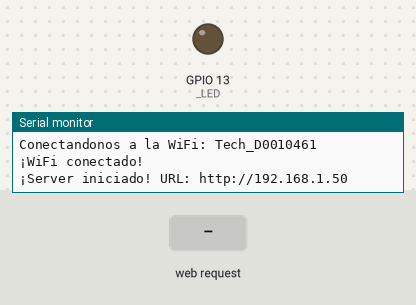
The sketch below on a simulated ESP8266 (NodeMCU). Shown: output pins drawn as LEDs (lit = HIGH), the last lines printed to the serial monitor. The test bench sets the inputs (shaded band). WiFi joins after 1.5 s; servers stay silent unless stated.

Above: at 2.7 s.
2.8 s: HTTP request GET /LED=ON received
At 3.1 s:
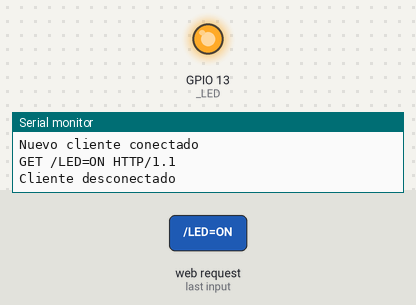
4.3 s: HTTP request GET /LED=OFF received
At 5.4 s:
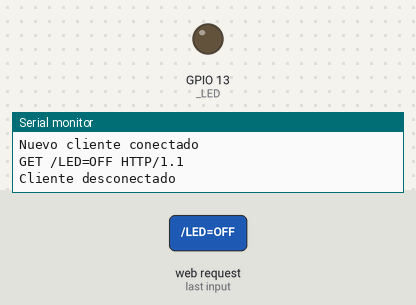
Timing chart, 0 to 7.3 s (numbered marks = the images above; inputs shaded):
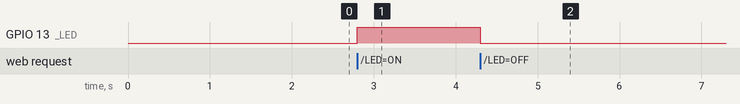

Measured:
- after the input at 2.8 s, GPIO 13 (_LED): LOW → HIGH at once
- after the input at 4.3 s, GPIO 13 (_LED): HIGH → LOW at once

The sketch:

Domotica.ino
```cpp
#include <ESP8266WiFi.h>

// Credenciales de acceso a la Wifi
const char* _SSID = "Tech_D0010461";
const char* _PASS = "UUUWXCCH";

// Elementos del circuito
const byte _LED = 13; // GPIO13 (D7)

// Creamos un servidor web (:80)
WiFiServer _SERVER(80);

void setup()
{
  Serial.begin(9600); // Iniciamos la consola a 9600 baudios
  // Iniciamos el LED apagado
  pinMode(_LED, OUTPUT);
  digitalWrite(_LED, LOW);
  // Nos conectamos a la WiFi
  Serial.flush();
  Serial.print("Conectandonos a la WiFi: ");
  Serial.println(_SSID);
  WiFi.begin(_SSID,_PASS);
  while(WiFi.status() != WL_CONNECTED)
    delay(500);
  Serial.println("¡WiFi conectado!");
  // Iniciamos el servidor
  _SERVER.begin();
  Serial.print("¡Server iniciado! URL: http://");
  Serial.println(WiFi.localIP());
}

void loop()
{
  // Comprobamos si hay algún cliente conectado
  WiFiClient client = _SERVER.available();
  if(!client)
    return;
  Serial.println("Nuevo cliente conectado");
  // Esperamos a que se envíe algún dato
  while(!client.available())
    delay(1);
  // Leemos la primera linea de los datos enviados
  String request = client.readStringUntil('\n');
  Serial.println(request);
  client.flush();
  // Parseamos los datos de la peticion
  if(request.indexOf("/LED=ON") != -1)
    digitalWrite(_LED, HIGH);
  else if (request.indexOf("/LED=OFF") != -1)
    digitalWrite(_LED, LOW);
  // Devolvemos la respuesta
  client.println("HTTP/1.1 200 OK");
  client.println("Content-Type: text/html");
  client.println("");
  client.println("<!DOCTYPE HTML>");
  client.println("<html>");
  client.println("<a href=\"/LED=ON\"\"><button>ENCENDER MAGICAMENTE EL LED</button></a></br>");
  client.println("<a href=\"/LED=OFF\"\"><button> APAGAR MAGICAMENTE EL LED</button></a>");
  // Mostramos que se ha desconectado el cliente
  Serial.println("Cliente desconectado");
  // Ponemos un retardo para no recargar la ejecucion
  delay(1);
}
```
